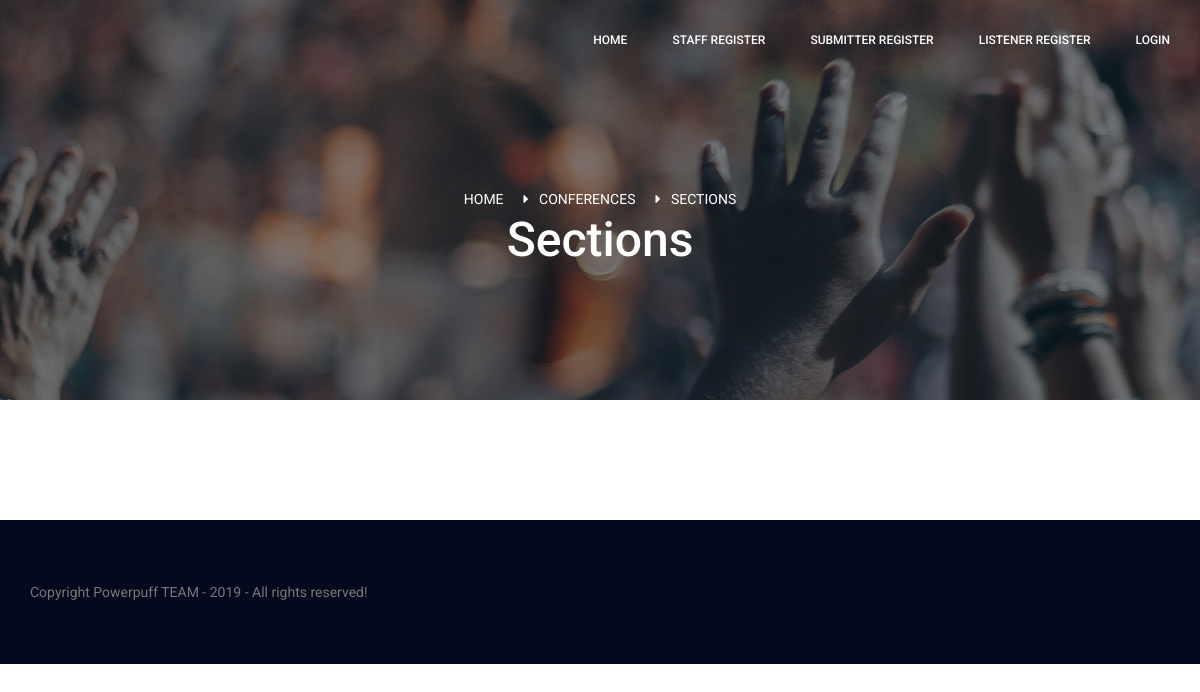
Page /home/details/1 on the earlier database version.
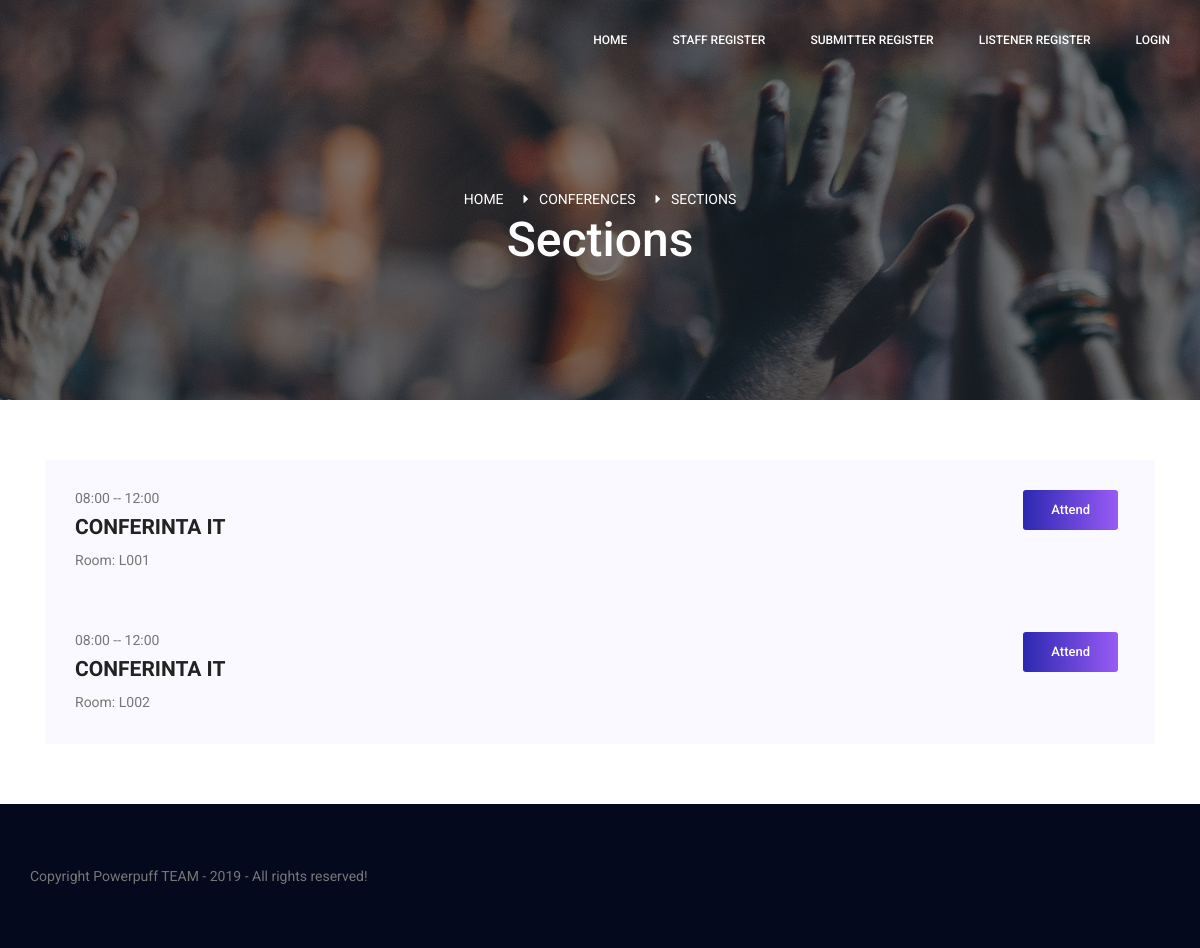
Same page on the later database version.
### tables this page shows
CREATE TABLE `session` (
  `id` int(11) NOT NULL,
  `cid` int(11) NOT NULL,
  `hour_start` varchar(255) NOT NULL,
  `hour_end` varchar(255) NOT NULL,
  `room` varchar(255) NOT NULL,
  `no_participants` int(11) NOT NULL
);

CREATE TABLE `conference` (
  `id` int(11) NOT NULL,
  `name` varchar(255) DEFAULT NULL,
  `date_start` datetime NOT NULL,
  `date_end` datetime NOT NULL,
  `location` text NOT NULL,
  `no_participants` int(11) NOT NULL,
  `no_speakers` int(11) NOT NULL,
  `abstract_deadline` datetime DEFAULT NULL,
  `bidding_deadline` datetime DEFAULT NULL,
  `paper_deadline` datetime NOT NULL
);

### application/controllers/Home.php (called while the page is built, shortened)
<?php
class Home extends CI_Controller {
	public function details($id) {
		$this->load->model('conference_model', 'confm');
		$this->load->model('sections_model', 'secm');
		$data['sections'] = $this->secm->get_all_sections_from_conf($id);
		$this->load->view('header');
		$this->load->view('sections_public', $data);
		$this->load->view('footer');
	}
}

### index.php (called while the page is built, shortened)
<?php
require_once BASEPATH.'core/CodeIgniter.php';

### application/models/Sections_model.php (called while the page is built, shortened)
<?php
class Sections_model extends CI_Model {
	public function __construct() {
		$this->db = $this->load->database('default', True);
	}
	public function get_all_sections_from_conf($id) {
		$this->db->select('s.*, c.name');
		$this->db->from('session s');
		$this->db->join('conference c', 'c.id = s.cid');
		$this->db->where('s.cid', $id);
		return $this->db->get()->result_array();
	}
}

### application/views/sections_public.php (the view)
<section class="banner_area">
    <div class="banner_inner d-flex align-items-center">
        <div class="overlay bg-parallax" data-stellar-ratio="0.9" data-stellar-vertical-offset="0" data-background=""></div>
        <div class="container">
            <div class="banner_content text-center">
                <div class="page_link">
                    <a>Home</a>
                    <a>Conferences</a>
                    <a>Sections</a>
                </div>
                <h2>Sections</h2>
            </div>
        </div>
    </div>
</section>
<section class="contact_area p_60">
    <div class="container">
        <section class="event_schedule_area">
        	<div class="container">
        		<div class="event_schedule_inner">
					<div class="tab-content" id="myTabContent">
						<div class="tab-pane fade show active" id="home" role="tabpanel" aria-labelledby="home-tab">
							<?php if(isset($sections)): ?>
								<?php foreach ($sections as $section):?>
									<div class="media">
										<div class="media-body">
											<h5><?= $section['hour_start'] ?> -- <?= $section['hour_end'] ?></h5>
											<h4><?= $section['name'] ?></h4>
											<p>Room: <?= $section['room'] ?></p>
										</div>
										<a href="<?=base_url()?>login" class="tickets_btn buton_submit">Attend</a> &nbsp;&nbsp;
									</div>
								<?php endforeach; ?>
							<?php endif; ?>
						</div>
					</div>
        		</div>
        	</div>
        </section>
    </div>
</section>

### application/views/header.php (shortened to what this page needs)
<!doctype html>
<html lang="en">
<head>
    <link rel="stylesheet" href="<?=base_url()?>application/views/css/bootstrap.css">
    <link rel="stylesheet" href="<?=base_url()?>application/views/vendors/linericon/style.css">
    <link rel="stylesheet" href="<?=base_url()?>application/views/css/font-awesome.min.css">
    <link rel="stylesheet" href="<?=base_url()?>application/views/vendors/owl-carousel/owl.carousel.min.css">
    <link rel="stylesheet" href="<?=base_url()?>application/views/vendors/lightbox/simpleLightbox.css">
    <link rel="stylesheet" href="<?=base_url()?>application/views/vendors/nice-select/css/nice-select.css">
    <link rel="stylesheet" href="<?=base_url()?>application/views/vendors/animate-css/animate.css">
    <link rel="stylesheet" href="<?=base_url()?>application/views/css/style.css">
    <link rel="stylesheet" href="<?=base_url()?>application/views/css/responsive.css">
    <link rel="stylesheet" href="<?=base_url()?>application/views/css/custom.css">
    <link rel="stylesheet" href="https://use.fontawesome.com/releases/v5.8.2/css/all.css">
    <?php $login = $this->session->userdata('login'); ?>
</head>
<body>
    <header class="header_area">
        <div class="main_menu">
        	<nav class="navbar navbar-expand-lg navbar-light">
				<div class="container box_1620">
					<div class="collapse navbar-collapse offset" id="navbarSupportedContent">
						<ul class="nav navbar-nav menu_nav ml-auto">
							<li class="nav-item active"><a class="nav-link" href="<?=base_url()?>">Home</a></li>
							<li class="nav-item"><a class="nav-link" href="<?=base_url()?>register">Staff register</a>
							<li class="nav-item"><a class="nav-link" href="<?=base_url()?>submitter/register">Submitter register</a>
							<li class="nav-item"><a class="nav-link" href="<?=base_url()?>listener/add">Listener register</a>
						<?php if(isset($login) and !empty($login)): ?>
							<li class="nav-item"><a class="nav-link" href="<?=base_url()?>login/logout">Logout</a></li>
						</ul>
							<ul class="nav navbar-nav navbar-right">
								<li class="nav-item"><a href="#" class="tickets_btn">Welcome <?= $login['username'] ?></a></li>
							</ul>
						<?php else: ?>
								<li class="nav-item"><a class="nav-link" href="<?=base_url()?>login">Login</a></li>
							</ul>
						<?php endif; ?>
					</div>
				</div>
        	</nav>
        </div>
    </header>

### application/views/footer.php (shortened to what this page needs)
        <footer class="footer-area p_60">
            <div class="container">
                <div class="row d-flex justify-content-between align-items-center">
                    <p class="col-lg-8 col-md-8 footer-text m-0">Copyright Powerpuff TEAM - <?= date('Y') ?> - All rights reserved!</p>
                </div>
            </div>
        </footer>
    </body>
</html>

### application/views/css/custom.css (style rules this page uses)
.p_60 { padding-top: 60px; padding-bottom: 60px; }
.buton_submit { float: right; }

Differences in the rows shown:
added session: hour_start "08:00", hour_end "12:00", conference.name "CONFERINTA IT", room "L001"
added session: hour_start "08:00", hour_end "12:00", conference.name "CONFERINTA IT", room "L002"
